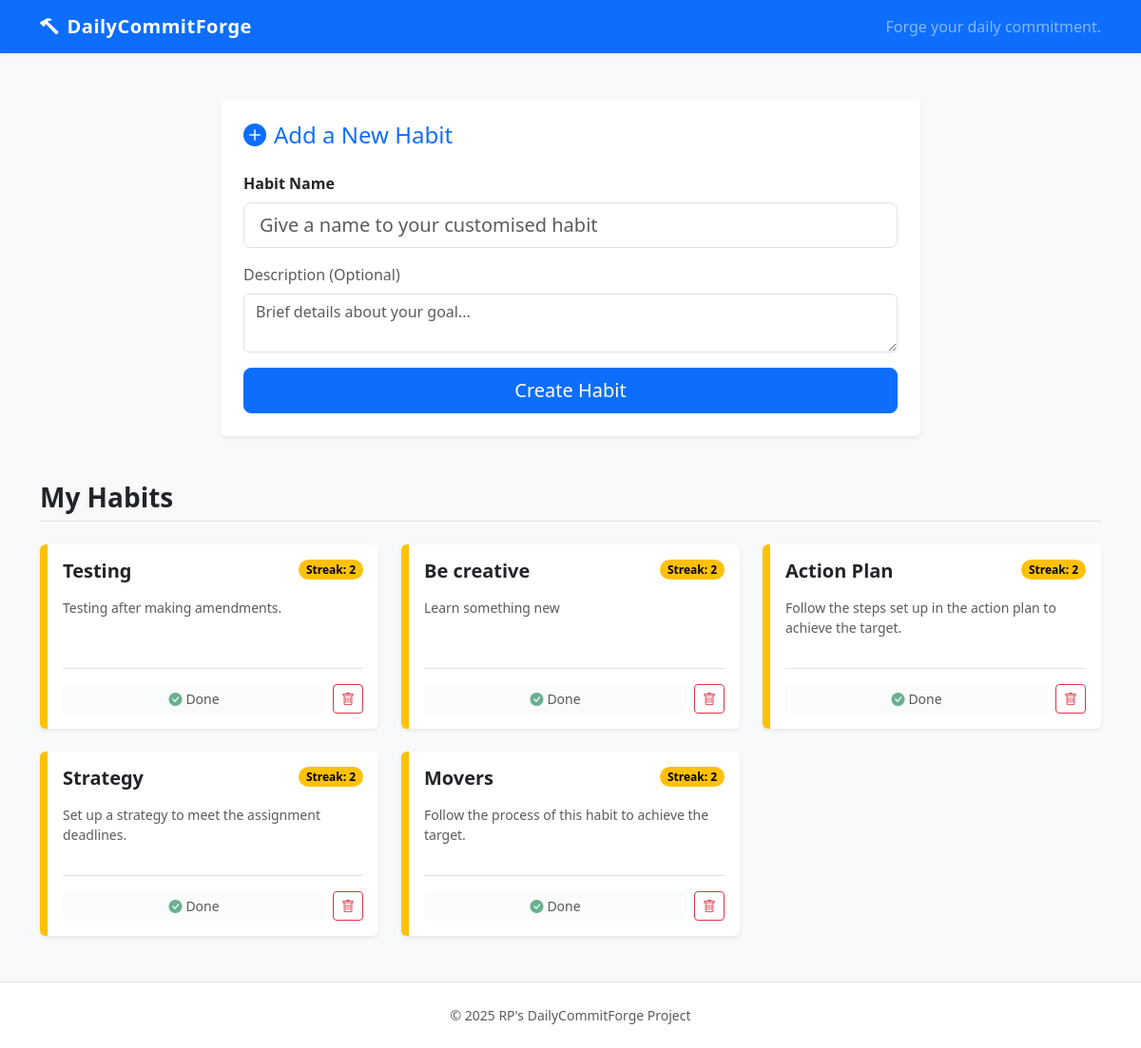
The page / on the database its author committed.
### tables this page shows
CREATE TABLE habits (
    id INTEGER PRIMARY KEY AUTOINCREMENT,
    name TEXT NOT NULL,
    description TEXT,
    created_at DATETIME DEFAULT CURRENT_TIMESTAMP
);

### app.py (the view)
@app.route('/')
def index():
    db = get_db()
    today = date.today()
    habits_data = []
    try:
        habits_rows = db.execute(
            "SELECT * FROM habits ORDER BY created_at DESC"
        ).fetchall()
        for habit in habits_rows:
            completions_rows = db.execute(
                "SELECT completion_date FROM completions WHERE habit_id = ? ORDER BY completion_date",
                (habit['id'],)
            ).fetchall()
            completion_dates = [c['completion_date'] for c in completions_rows]
            current_streak, longest_streak, is_completed, is_due = calculate_streak(completion_dates, today)
            habits_data.append({
                'id': habit['id'],
                'name': habit['name'],
                'description': habit['description'],
                'created_at': habit['created_at'],
                'current_streak': current_streak,
                'longest_streak': longest_streak,
                'completed_today': is_completed,
                'is_due': is_due,
            })
    except sqlite3.Error as e:
        print(f"Database Error during index route: {e}")
        habits_data = []
    return render_template("index.html", habits=habits_data)

### app.py (called while the page is built)
def get_db():
    if 'db' not in g:
        g.db = sqlite3.connect(
            app.config['DATABASE'],
            detect_types=sqlite3.PARSE_DECLTYPES
        )
        g.db.row_factory = sqlite3.Row
    return g.db

### templates/index.html (shortened to what this page needs)
{% extends 'layout.html' %}
{% block content %}
<div class="row justify-content-center mb-5">
    <div class="col-lg-8">
        <div class="card shadow-sm border-0">
            <div class="card-body p-4">
                <h2 class="card-title h4 mb-4 text-primary">
                    <i class="bi bi-plus-circle-fill me-2"></i>Add a New Habit
                </h2>
                <form method="POST" action="/add">
                    <div class="mb-3">
                        <label for="name" class="form-label fw-bold">Habit Name</label>
                        <input type="text" class="form-control form-control-lg" id="name" name="name" placeholder="Give a name to your customised habit" required>
                    </div>
                    <div class="mb-3">
                        <label for="description" class="form-label text-muted">Description (Optional)</label>
                        <textarea class="form-control" id="description" name="description" rows="2" placeholder="Brief details about your goal..."></textarea>
                    </div>
                    <div class="d-grid">
                        <button type="submit" class="btn btn-primary btn-lg">Create Habit</button>
                    </div>
                </form>
            </div>
        </div>
    </div>
</div>
<h2 class="h3 fw-bold text-dark mb-4 border-bottom pb-2">My Habits</h2>
{% if habits %}
    <div class="row g-4">
        {% for habit in habits %}
            {% set streak = habit.current_streak %}
            {% if streak == 0 %}
                {% set border_color = "border-danger" %}
                {% set badge_color = "text-bg-danger" %}
            {% elif streak <= 4 %}
                {% set border_color = "border-warning" %}
                {% set badge_color = "text-bg-warning" %}
            {% else %}
                {% set border_color = "border-success" %}
                {% set badge_color = "text-bg-success" %}
            {% endif %}
            <div class="col-md-6 col-lg-4">
                <div class="card h-100 shadow-sm border-0 border-start streak-card {{ border_color }}">
                    <div class="card-body d-flex flex-column">
                        <div class="d-flex justify-content-between align-items-start mb-3">
                            <h3 class="h5 card-title fw-bold mb-0">{{ habit.name }}</h3>
                            <span class="badge {{ badge_color }} rounded-pill">
                                Streak: {{ streak }}
                            </span>
                        </div>
                        <p class="card-text text-muted flex-grow-1 small">
                            {{ habit.description or 'No description provided.' }}
                        </p>
                        <div class="d-flex justify-content-between align-items-center mt-3 pt-3 border-top">
                            {% if habit.completed_today %}
                                <button class="btn btn-light btn-sm w-100 me-2" disabled>
                                    <i class="bi bi-check-circle-fill text-success me-1"></i>Done
                                </button>
                            {% else %}
                                <form method="POST" action="/complete/{{ habit.id }}" class="w-100 me-2">
                                    <button type="submit" class="btn btn-success btn-sm w-100">
                                        Mark Complete
                                    </button>
                                </form>
                            {% endif %}
                            <button type="button"
                                    class="btn btn-outline-danger btn-sm"
                                    data-bs-toggle="modal"
                                    data-bs-target="#deleteModal"
                                    data-habit-id="{{ habit.id }}"
                                    data-habit-name="{{ habit.name }}">
                                <i class="bi bi-trash"></i>
                            </button>
                        </div>
                    </div>
                </div>
            </div>
        {% endfor %}
    </div>
{% else %}
    <div class="alert alert-info shadow-sm" role="alert">
        <h4 class="alert-heading"><i class="bi bi-info-circle me-2"></i>No habits yet!</h4>
        <p class="mb-0">You haven't added any habits. Use the form above to forge your first daily commitment.</p>
    </div>
{% endif %}
{% endblock %}

### templates/layout.html (shortened to what this page needs)
<!DOCTYPE html>
<html lang="en">
<head>
    <link href="https://cdn.jsdelivr.net/npm/bootstrap@5.3.0/dist/css/bootstrap.min.css" rel="stylesheet">
    <link rel="stylesheet" href="https://cdn.jsdelivr.net/npm/bootstrap-icons@1.10.5/font/bootstrap-icons.css">
</head>
<body class="d-flex flex-column min-vh-100">
    <nav class="navbar navbar-expand-lg navbar-dark bg-primary shadow-sm">
        <div class="container">
            <a class="navbar-brand" href="#">
                <i class="bi bi-hammer me-2"></i>DailyCommitForge
            </a>
            <span class="navbar-text text-white-50">
                Forge your daily commitment.
            </span>
        </div>
    </nav>
    <main class="container py-5 flex-grow-1">
        {% block content %}{% endblock %}
    </main>
    <footer class="bg-white text-center py-4 mt-auto border-top">
        <div class="container text-muted small">
            &copy; 2025 RP's DailyCommitForge Project
        </div>
    </footer>
</body>
</html>

### templates/layout.html (style rules this page uses)
body { background-color: #f8f9fa; }
.navbar-brand { font-weight: bold; letter-spacing: 0.5px; }
.streak-card { border-left-width: 8px !important; }

### rows shown on the page
habits: name "Testing", streak "2", description "Testing after making amendments."
habits: name "Be creative", streak "2", description "Learn something new"
habits: name "Action Plan", streak "2", description "Follow the steps set up in the action plan to achieve the target."
habits: name "Strategy", id "2", description "Set up a strategy to meet the assignment deadlines."
habits: name "Movers", streak "2", description "Follow the process of this habit to achieve the target."
